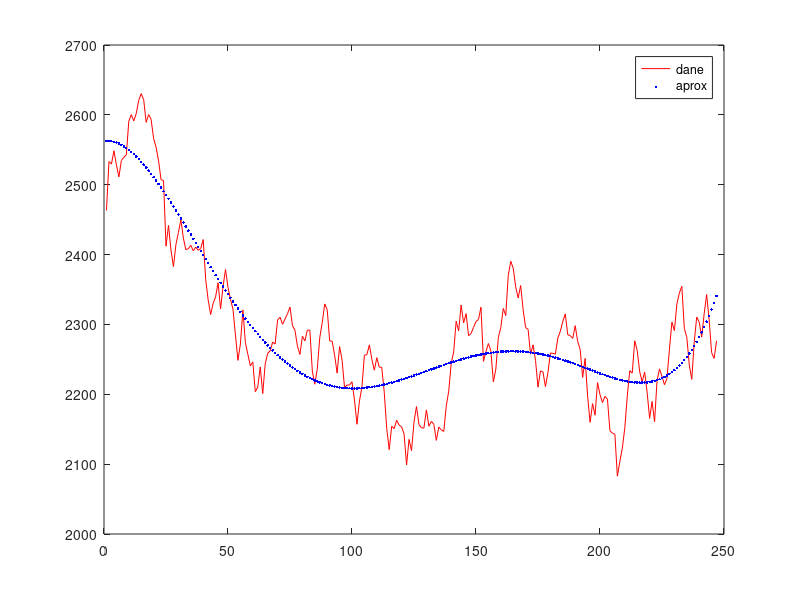

MATLAB code for this plot:
dane = csvread('wig20.csv');
y = dane(2:end,5);
size(y)
x = [0:1:246];
xrot = rot90(x);
flip(xrot);
p = polyfit(xrot, y, 5);
ydane = polyval(p, x);
ydane = fliplr(ydane);
plot(y, 'r-;dane;',ydane,'b.;aprox;')